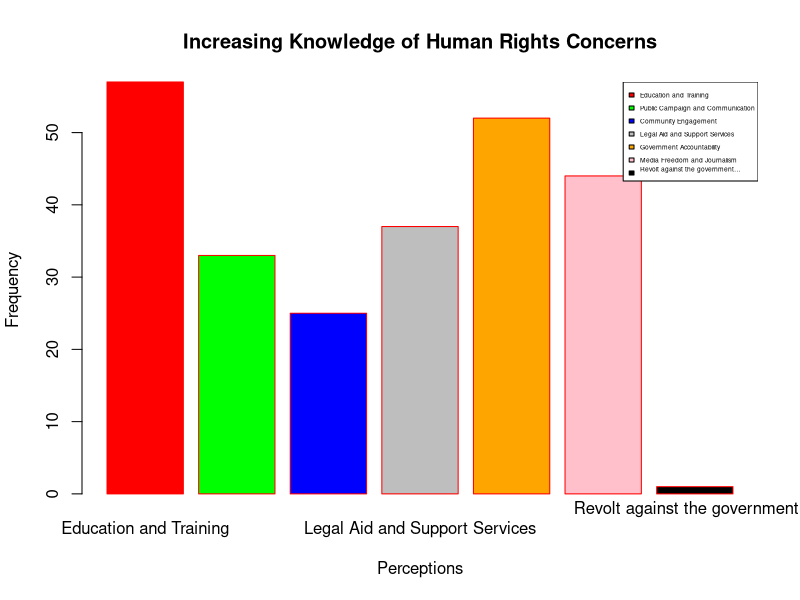

The R script that drew this image:
h <- c(57,33,25,37,52,44,1)
m <- c("Education and Training", "Public Campaign and Communication", "Community Engagement", "Legal Aid and Support Services", 
       "Government Accountability", "Media Freedom and Journalism", "Revolt against the government…
")

barplot(h, xlab = "Perceptions", ylab = "Frequency", main = "Increasing Knowledge of Human Rights Concerns",
        names.arg = m, border = "red", col = c('red', 'green', 'blue', 'gray', 'orange', 'pink', 'black'))
legend("topright", m, cex = 0.4, fill = c('red', 'green', 'blue', 'gray', 'orange', 'pink', 'black'))